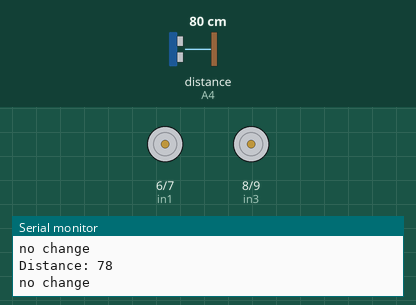
Bench run of a sketch on a simulated Arduino Uno, built with avr-gcc and run on an emulated ATmega328P. On the bench: motor-driver pin pairs drawn as motors (green arrow = first pin HIGH = forward, orange = second pin HIGH = backward, longer = more drive, scaled by the enable pin), the last lines printed to the serial monitor. Wiring (inferred from the names in the program): ultrasonic range finder: trigger A5; echo A4. The test bench sets the inputs (shaded band); at power-on: distance to the obstacle (sensor on A4) 80 cm. The echo pulse lasts 58.3 µs per cm.

Above: at 1.2 s.
1.3 s: distance to the obstacle (sensor on A4) set to 69 cm
At 2.5 s:
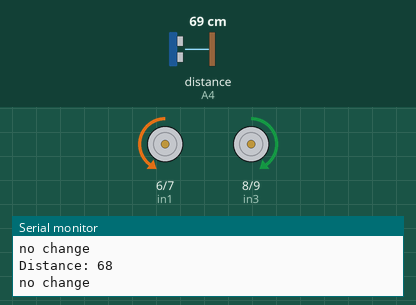
2.9 s: distance to the obstacle (sensor on A4) set to 19 cm
4.4 s: distance to the obstacle (sensor on A4) set to 14 cm
At 5.0 s:
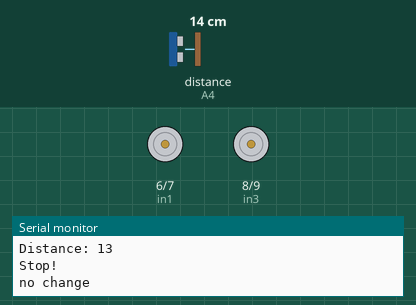
6.0 s: distance to the obstacle (sensor on A4) set to 18 cm
7.5 s: distance to the obstacle (sensor on A4) set to 23 cm
At 8.3 s:
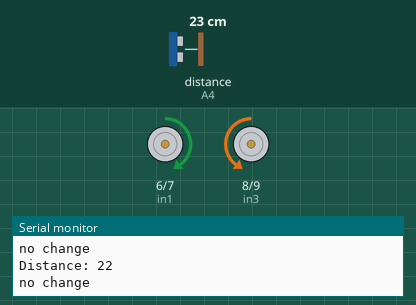
9.1 s: distance to the obstacle (sensor on A4) set to 2 cm
At 9.8 s:
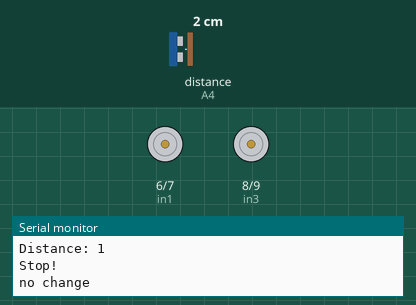
Timing chart, 0 to 11.6 s (numbered marks = the images above; inputs shaded):
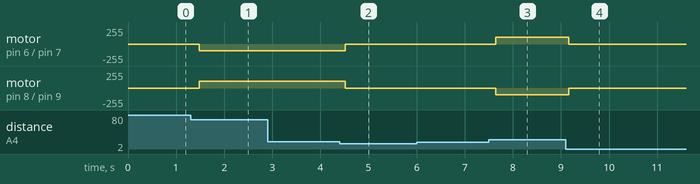

The sketch:

compSciActiveCruiseControl.ino
```cpp
/*
This is my AP comp sci project and the goal is to set up an arduino to run 4 motors and set up adaptive cruise control
We use a Ultrasonic Motion sensor to calculate distance
Used H Bridge to make the car move
*/

//define logic control output pin
int in1 = 6;
int in2 = 7;
int in3 = 8;
int in4 = 9;

//define channel enable output pins
int ENA = 5;
int ENB = 11;

// defines pins numbers for sensor
const int trigPin = A5;
const int echoPin = A4;
int flag = 0;
int flag2 = 0;
int dprev = 0;
int speed1 = 255;
int speed2 = 255;

// defines variables for sensor
long duration;
int distance;
int dChange = 0;
int flagCheckF = 0;
int flagCheckB = 0;

//put your setup code
////////////////////////////////////////////////////////////////////////
void setup() {
 Serial.begin(9600); //Open the serial port and set the baud rate to 9600

  pinMode(in1, OUTPUT);
  pinMode(in2, OUTPUT);
  pinMode(in3, OUTPUT);
  pinMode(in4, OUTPUT);
  pinMode(ENA, OUTPUT);
  pinMode(ENB, OUTPUT);
  pinMode(trigPin, OUTPUT); // Sets the trigPin as an Output
  pinMode(echoPin, INPUT); // Sets the echoPin as an Input
  Serial.begin(9600); // Starts the serial communication
}


////////////////////////////////////////////////////////////////////////
void _disCheckF(){
//imput of distance

  int d = distance;
////////////////////////////////////////////////////////////////////////

  if (flag == 0){
    dprev = d;
    flag = 1;
  }

////////////////////////////////////////////////////////////////////////
  if(distance <= 15){
    _mStop();
    dprev = d;
  }
  if((dprev - 3) <= d && (dprev + 3) >= d){
    //keep speed
    //_mStop();
    Serial.println("no change");
    dprev = d;
    delay(50);
  }
  //stop
  else if(((dprev - 6) <= d && (dprev + 6) >= d) && !((dprev - 3) <= d && (dprev + 3) >= d)){
    _mStop();
    //dprev=d;
  }
////////////////////////////////////////////////////////////////////////
  //Forward
  else if(d > dprev){
    dChange = d - dprev;

    if(dChange < 10){
      speed1 = 75;
      Serial.println("slow");
    }
    else if(dChange >= 10){
      speed1 = 100;
      Serial.println("fast");
    }
    _mForward();
    Serial.println("Forward");
    delay(50);
    dprev = d;
    //flagCheckF==1;
  }

////////////////////////////////////////////////////////////////////////
  //Back
  else if(d < dprev){
    dChange = dprev - d;

    if(dChange < 10){
      speed2 = 75;
      Serial.println("slow");
    }
    else if(dChange >= 10){
      speed2 = 100;
      Serial.println("fast");
    }
    _mBack();
    Serial.println("back");
    delay(50);
    dprev = d;
    //flagCheckB==1;
  }
}


////////////////////////////////////////////////////////////////////////
void _disCheckB(){
  int d=distance;

    if(d > 75){
      //no beep
    }
    else if(d <= 75 && d > 20){//2.5-2
      //beep
    }
    else if(d <= 20 && d > 15){//2-1.5
      //beep beep
    }
    else if(d <= 15 && d > 7.5){
      //beep beep beep
    }
    else if(d <= 7.5){
      //beep beep beep beep
    }
}


////////////////////////////////////////////////////////////////////////
void _mForward(){
  analogWrite(ENA, speed1);
  analogWrite(ENB, speed1);
  digitalWrite(in1, HIGH);//digital output
  digitalWrite(in2, LOW);
  digitalWrite(in3, LOW);
  digitalWrite(in4, HIGH);
  //Serial.println("Forward");
  }


/*define back function*/
////////////////////////////////////////////////////////////////////////
void _mBack(){
  analogWrite(ENA, speed2);
  analogWrite(ENB, speed2);
  digitalWrite(in1, LOW);
  digitalWrite(in2, HIGH);
  digitalWrite(in3, HIGH);
  digitalWrite(in4, LOW);
  //Serial.println("Back");
}


/*define left function*/
////////////////////////////////////////////////////////////////////////
void _mleft(){

  digitalWrite(ENA, speed1);
  digitalWrite(ENB, speed1);
  digitalWrite(in1, speed1);
  digitalWrite(in2, LOW);
  digitalWrite(in3, speed1);
  digitalWrite(in4, LOW);
  Serial.println("Left");
}


/*define right function*/
////////////////////////////////////////////////////////////////////////
void _mright(){

  digitalWrite(ENA, speed1);
  digitalWrite(ENB, speed1);
  digitalWrite(in1, LOW);
  digitalWrite(in2, speed1);
  digitalWrite(in3, LOW);
  digitalWrite(in4, speed1);
  Serial.println("Right");
}
void _mStop()
{
  digitalWrite(ENA, LOW);
  digitalWrite(ENB, LOW);
  Serial.println("Stop!");
}
////////////////////////////////////////////////////////////////////////
void _echo(){
  // Clears the trigPin
digitalWrite(trigPin, LOW);
delayMicroseconds(2);

// Sets the trigPin on HIGH state for 10 micro seconds
digitalWrite(trigPin, HIGH);
delayMicroseconds(10);
digitalWrite(trigPin, LOW);

// Reads the echoPin, returns the sound wave travel time in microseconds
duration = pulseIn(echoPin, HIGH);
// Calculating the distance
distance = duration * 0.034/2;
// Prints the distance on the Serial Monitor
Serial.print("Distance: ");
Serial.println(distance);
}


//loop
////////////////////////////////////////////////////////////////////////
void loop() {
delay(200);
_echo();
_disCheckF();
////////////////////////////////////////////////////////////////////////
}
```

Measured:
- the behaviour switches between 73 and 72 cm on distance to the obstacle (sensor on A4) (found by bisection; images 0 and 1)
- the behaviour switches between 17 and 16 cm on distance to the obstacle (sensor on A4) (found by bisection; images 1 and 2)
- the behaviour switches between 20 and 21 cm on distance to the obstacle (sensor on A4) (found by bisection; images 2 and 3)
- after the input at 1.3 s, motor on pin 6 (in1) / pin 7 (in2): stopped → backward 100/255 after 0.18 s; motor on pin 8 (in3) / pin 9 (in4): stopped → forward 100/255 after 0.18 s
- after the input at 4.4 s, motor on pin 6 (in1) / pin 7 (in2): backward 100/255 → stopped after 0.12 s; motor on pin 8 (in3) / pin 9 (in4): forward 100/255 → stopped after 0.12 s
- after the input at 7.5 s, motor on pin 6 (in1) / pin 7 (in2): stopped → forward 100/255 after 0.15 s; motor on pin 8 (in3) / pin 9 (in4): stopped → backward 100/255 after 0.15 s
- after the input at 9.1 s, motor on pin 6 (in1) / pin 7 (in2): forward 100/255 → stopped after 0.06 s; motor on pin 8 (in3) / pin 9 (in4): backward 100/255 → stopped after 0.06 s
